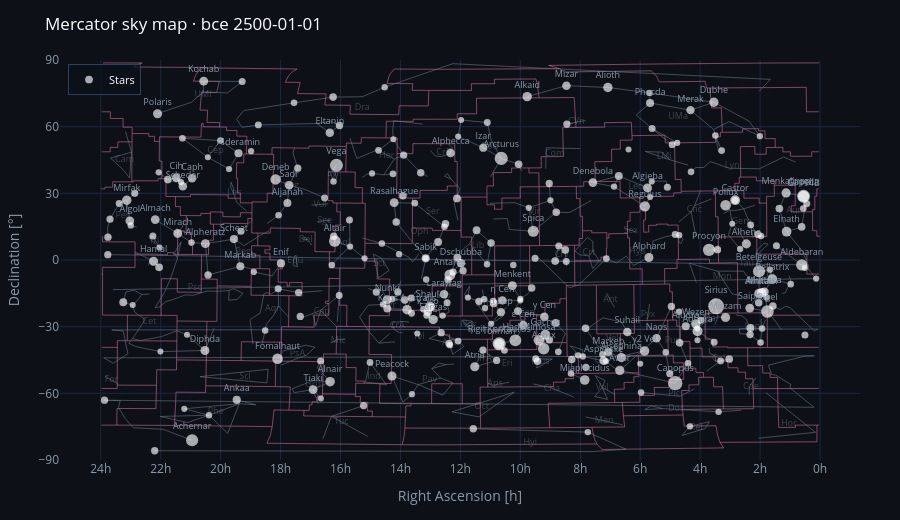

Notebook source saved alongside this figure:
### Markdown cell above
### Mercator sky map

### Code cell
from montu.maps import LINE_ECLIPTIC, LINE_HORIZON, mercator_sky_map, polar_sky_map

DATE = "bce 2500-01-01"
mtime = mn.Time(f"{DATE} 12:00:00", calendar="proleptic")
precessed = mn.Stars(subset="visible").where_in_space(at=mtime)

fig_merc = mercator_sky_map(precessed.data, mag_limit=3.5, at=mtime)
fig_merc.update_layout(title=f"Mercator sky map · {DATE}")
fig_merc.show()

### Figure 1 — Plotly figure (JSON) as saved in the notebook; plotly's stock layout.template omitted (floating-point values rounded to 4 significant figures; data arrays with more than 128 entries replaced by an {"elided": "..."} marker saying what was removed)
{"data": [{"hoverinfo": "skip", "line": {"color": "rgba(230, 120, 170, 0.65)", "width": 0.8}, "mode": "lines", "name": "boundaries", "showlegend": false, "type": "scatter", "x": {"elided": "8054 float values"}, "y": {"elided": "8054 float values"}}, {"hoverinfo": "skip", "line": {"color": "rgba(110, 125, 145, 0.55)", "width": 1.0}, "mode": "lines", "name": "asterisms", "showlegend": false, "type": "scatter", "x": {"elided": "2040 float values"}, "y": {"elided": "2040 float values"}}, {"hoverinfo": "skip", "mode": "text", "name": "constellation labels", "showlegend": false, "text": ["Aql", "And", "Scl", "Ara", "Lib", "Cet", "Ari", "Sct", "Pyx", "Boo", "Cae", "Cha", "Cnc", "Cap", "Car", "Cas", "Cen", "Cep", "Com", "CVn", "Aur", "Col", "Cir", "Crt", "CrA", "CrB", "Crv", "Cru", "Cyg", "Del", "Dor", "Dra", "Nor", "Eri", "Sge", "For", "Gem", "Cam", "CMa", "UMa", "Gru", "Her", "Hor", "Hya", "Hyi", "Ind", "Lac", "Mon", "Lep", "Leo", "Lup", "Lyn", "Lyr", "Ant", "Mic", "Mus", "Oct", "Aps", "Oph", "Ori", "Pav", "Peg", "Pic", "Per", "Equ", "CMi", "LMi", "Vul", "UMi", "Phe", "Psc", "PsA", "Vol", "Pup", "Ret", "Sgr", "Sco", "Ser", "Sex", "Men", "Tau", "Tel", "Tuc", "Tri", "TrA", "Aqr", "Vir", "Vel"], "textfont": {"color": "rgba(130, 140, 155, 0.42)", "size": 9}, "type": "scatter", "x": [238.5, 319.1, 287.8, 185.6, 171.2, 335.6, 333.7, 220.7, 86.11, 165.3, 34.6, 134.2, 62.88, 249.4, 109.3, 322.6, 146.6, 302.6, 132.8, 122.0, 13.2, 50.77, 161.2, 115.7, 211.6, 188.2, 129.3, 138.0, 264.6, 257.5, 72.2, 229.1, 175.9, 156.6, 248.0, 354.6, 39.29, 348.1, 57.04, 71.04, 253.7, 216.9, 15.64, 91.48, 145.1, 223.3, 293.2, 48.94, 33.82, 92.12, 168.4, 43.96, 243.4, 104.9, 241.2, 139.9, 169.3, 162.6, 200.4, 26.03, 195.5, 288.7, 73.13, 349.1, 262.7, 53.44, 77.99, 250.3, 308.8, 302.5, 313.0, 261.6, 109.0, 73.66, 61.78, 215.5, 188.4, 193.7, 94.77, 108.1, 36.74, 200.8, 239.6, 333.4, 167.8, 274.1, 142.8, 104.0], "y": [7.722, 12.46, -52.32, -37.38, 6.461, -28.0, -1.462, -1.476, -24.57, 50.92, -56.85, -58.04, 22.46, -23.22, -45.43, 36.13, -23.9, 48.95, 48.04, 62.0, 22.07, -44.44, -38.22, 3.281, -29.65, 48.34, 2.414, -36.38, 33.3, 9.248, -67.08, 68.42, -29.03, -46.58, 17.63, -54.07, 17.1, 45.03, -26.59, 64.58, -56.17, 47.13, -73.72, 3.659, -82.42, -52.4, 30.32, -7.753, -30.01, 32.96, -19.61, 42.58, 38.88, -18.09, -36.14, -45.8, -66.13, -55.74, 12.62, -7.245, -53.7, 3.652, -60.06, 20.05, -0.4157, 4.6, 46.55, 24.96, 74.5, -68.44, -12.33, -41.99, -57.71, -36.56, -75.6, -20.53, -16.12, 21.79, 13.39, -72.4, -1.58, -34.44, -72.74, 8.747, -44.6, -21.75, 21.6, -35.49]}, {"customdata": {"elided": "291x2 mixed values"}, "hovertemplate": "<b>%{customdata[1]}</b><br>RA: %{x:.2f}°<br>Dec: %{y:.2f}°<br>V mag: %{customdata[0]:.2f}<extra></extra>", "marker": {"color": "white", "line": {"width": 0}, "opacity": 0.65, "size": {"elided": "291 float values"}, "symbol": "circle"}, "mode": "markers+text", "name": "Stars", "showlegend": true, "text": {"elided": "291 str values"}, "textfont": {"color": "#8899aa", "size": 9}, "textposition": "top center", "type": "scatter", "x": {"elided": "291 float values"}, "y": {"elided": "291 float values"}}], "layout": {"autosize": true, "font": {"color": "white"}, "height": 520, "legend": {"bgcolor": "rgba(10,16,26,0.7)", "bordercolor": "#2c4060", "borderwidth": 1, "font": {"size": 11}, "x": 0.01, "xanchor": "left", "y": 0.99, "yanchor": "top"}, "margin": {"b": 60, "l": 60, "r": 40, "t": 60}, "paper_bgcolor": "#0d1117", "plot_bgcolor": "#0d1117", "title": {"text": "Mercator sky map · bce 2500-01-01"}, "xaxis": {"autorange": "reversed", "color": "#8899aa", "gridcolor": "#1a2740", "range": [360, 0], "showgrid": true, "ticktext": ["0h", "2h", "4h", "6h", "8h", "10h", "12h", "14h", "16h", "18h", "20h", "22h", "24h"], "tickvals": [0, 30, 60, 90, 120, 150, 180, 210, 240, 270, 300, 330, 360], "title": {"text": "Right Ascension [h]"}, "zeroline": false}, "yaxis": {"color": "#8899aa", "gridcolor": "#1a2740", "range": [-90, 90], "showgrid": true, "tickvals": [-90, -60, -30, 0, 30, 60, 90], "title": {"text": "Declination [°]"}, "zeroline": false}}}
